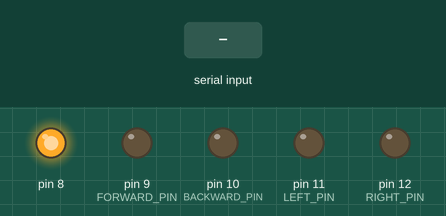
Simulated run of this sketch. Board: Arduino Uno, built with avr-gcc and run on an emulated ATmega328P. Shown: output pins drawn as LEDs (lit = HIGH). Inputs (shaded band) come from the test bench.

Above: at 1.2 s.
1.3 s: "2" received over Serial
At 2.5 s:
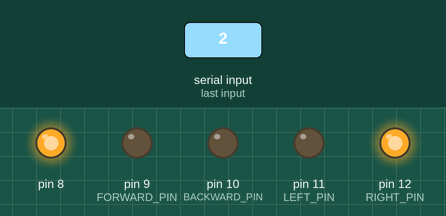
2.8 s: byte 55 (55) received over Serial
At 3.8 s:
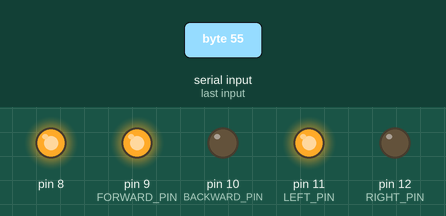
4.3 s: byte 56 (56) received over Serial
At 4.9 s:
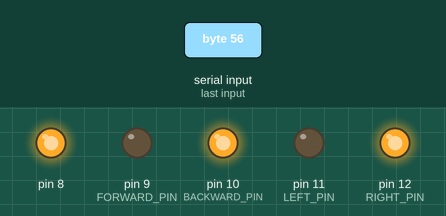
5.8 s: byte 57 (57) received over Serial
At 6.1 s:
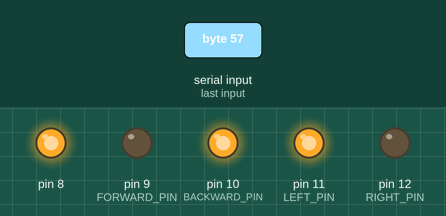
7.3 s: "6" received over Serial
At 8.4 s:
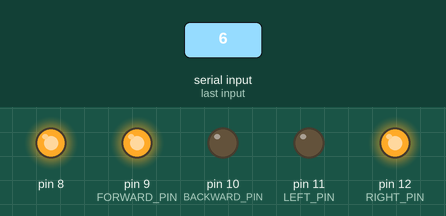
8.8 s: "1" received over Serial
At 9.5 s:
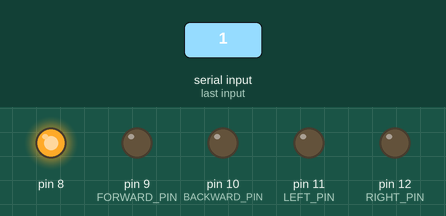
Timing chart, 0 to 11.3 s (numbered marks = the images above; inputs shaded):
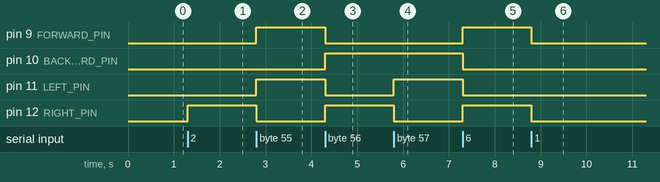

The sketch:

RC_CAR_ARDUINO.ino
```cpp
#define FORWARD_PIN   (9)
#define BACKWARD_PIN (10)
#define LEFT_PIN     (11)
#define RIGHT_PIN    (12)
int i ;
void one (){
  digitalWrite(FORWARD_PIN,LOW);
  digitalWrite(BACKWARD_PIN,LOW);
  digitalWrite(LEFT_PIN,LOW);
  digitalWrite(RIGHT_PIN,LOW);
}

void tow (){
  digitalWrite(LEFT_PIN,LOW);
  digitalWrite(RIGHT_PIN,HIGH);
}

void three (){
  digitalWrite(RIGHT_PIN,LOW);
  digitalWrite(LEFT_PIN,HIGH);
}

void four (){
  digitalWrite(BACKWARD_PIN,LOW);
  digitalWrite(FORWARD_PIN,HIGH);
}

void five (){
  digitalWrite(FORWARD_PIN,LOW);
  digitalWrite(BACKWARD_PIN,HIGH);
}

void six (){
  digitalWrite(BACKWARD_PIN,LOW);
  digitalWrite(LEFT_PIN,LOW);
  digitalWrite(FORWARD_PIN,HIGH);
  digitalWrite(RIGHT_PIN,HIGH);
}

void seven (){
  digitalWrite(BACKWARD_PIN,LOW);
  digitalWrite(RIGHT_PIN,LOW);
  digitalWrite(FORWARD_PIN,HIGH);
  digitalWrite(LEFT_PIN,HIGH);;
}

void eight (){
  digitalWrite(FORWARD_PIN,LOW);
  digitalWrite(LEFT_PIN,LOW);
  digitalWrite(BACKWARD_PIN,HIGH);
  digitalWrite(RIGHT_PIN,HIGH);
}

void nine (){
  digitalWrite(FORWARD_PIN,LOW);
  digitalWrite(RIGHT_PIN,LOW);
  digitalWrite(BACKWARD_PIN,HIGH);
  digitalWrite(LEFT_PIN,HIGH);
}


void setup() {
  Serial.begin(115200);
  pinMode(FORWARD_PIN, OUTPUT);
  pinMode(BACKWARD_PIN, OUTPUT);
  pinMode(LEFT_PIN, OUTPUT);
  pinMode(RIGHT_PIN, OUTPUT);
  pinMode(8, OUTPUT);
  digitalWrite(8,HIGH);
    while (!Serial) {
    ; // wait for serial port to connect. Needed for native USB port only
  }
}

void loop() {
 if (Serial.available() > 0) {
    i= Serial.read();

    if (i == 49){
      one();
    }

    else if (i == 50 ){
      tow();
    }

    else if (i == 51) {
      three();
    }

    else if (i == 52){
      four();
    }

    else if (i == 53){
      five();
    }


    else if (i == 54 ){
      six();
    }

    else if (i == 55) {
      seven();
    }

    else if (i == 56){
      eight();
    }

    else if (i == 57){
      nine();
    }
    else {
      one();
    }
 }
}
```

Measured:
- after the input at 1.3 s, pin 12 (RIGHT_PIN): LOW → HIGH at once
- after the input at 2.8 s, pin 9 (FORWARD_PIN), pin 11 (LEFT_PIN): LOW → HIGH at once; pin 12 (RIGHT_PIN): HIGH → LOW at once
- after the input at 4.3 s, pin 9 (FORWARD_PIN), pin 11 (LEFT_PIN): HIGH → LOW at once; pin 10 (BACKWARD_PIN), pin 12 (RIGHT_PIN): LOW → HIGH at once
- after the input at 5.8 s, pin 11 (LEFT_PIN): LOW → HIGH at once; pin 12 (RIGHT_PIN): HIGH → LOW at once
- after the input at 7.3 s, pin 9 (FORWARD_PIN), pin 12 (RIGHT_PIN): LOW → HIGH at once; pin 10 (BACKWARD_PIN), pin 11 (LEFT_PIN): HIGH → LOW at once
- after the input at 8.8 s, pin 9 (FORWARD_PIN), pin 12 (RIGHT_PIN): HIGH → LOW at once
